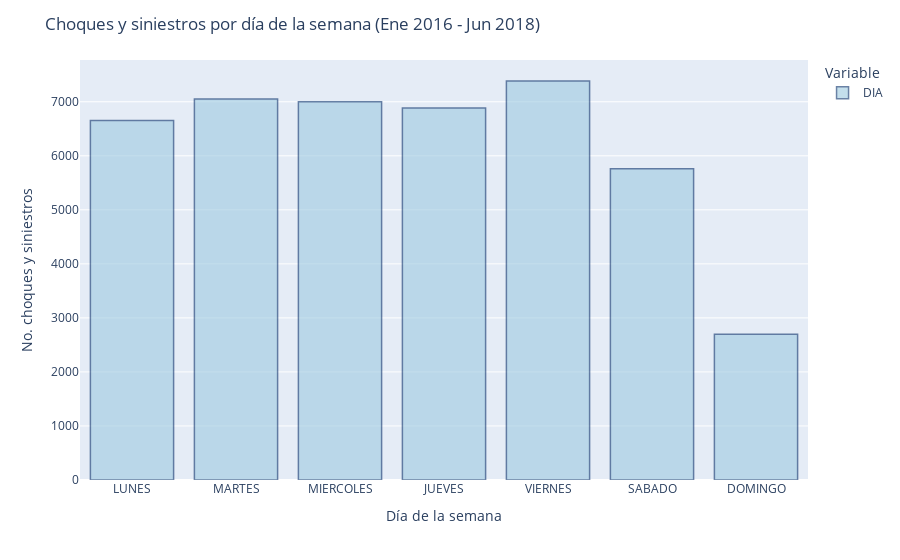

Source (notebook cell):
### Code cell
fig = px.bar(freq_day_week,
                    labels={
                     "index": "Día de la semana",
                     "value": "No. choques y siniestros",
                     "variable": "Variable"
                 })

fig.update_traces(marker_color='rgb(158,202,225)', marker_line_color='rgb(8,48,107)',
                  marker_line_width=1.5, opacity=0.6)

fig.update_layout(title_text='Choques y siniestros por día de la semana (Ene 2016 - Jun 2018)')

fig.show()

### Figure 1 — Plotly figure (JSON) as saved in the notebook; plotly's stock layout.template omitted (floating-point values rounded to 4 significant figures)
{"data": [{"alignmentgroup": "True", "hovertemplate": "Variable=DIA<br>Día de la semana=%{x}<br>No. choques y siniestros=%{y}<extra></extra>", "legendgroup": "DIA", "marker": {"color": "rgb(158,202,225)", "line": {"color": "rgb(8,48,107)", "width": 1.5}}, "name": "DIA", "offsetgroup": "DIA", "opacity": 0.6, "orientation": "v", "showlegend": true, "textposition": "auto", "type": "bar", "x": ["LUNES", "MARTES", "MIERCOLES", "JUEVES", "VIERNES", "SABADO", "DOMINGO"], "xaxis": "x", "y": [6652, 7052, 7000, 6886, 7384, 5759, 2697], "yaxis": "y"}], "layout": {"barmode": "relative", "legend": {"title": {"text": "Variable"}, "tracegroupgap": 0}, "margin": {"t": 60}, "title": {"text": "Choques y siniestros por día de la semana (Ene 2016 - Jun 2018)"}, "xaxis": {"anchor": "y", "domain": [0, 1], "title": {"text": "Día de la semana"}}, "yaxis": {"anchor": "x", "domain": [0, 1], "title": {"text": "No. choques y siniestros"}}}}
